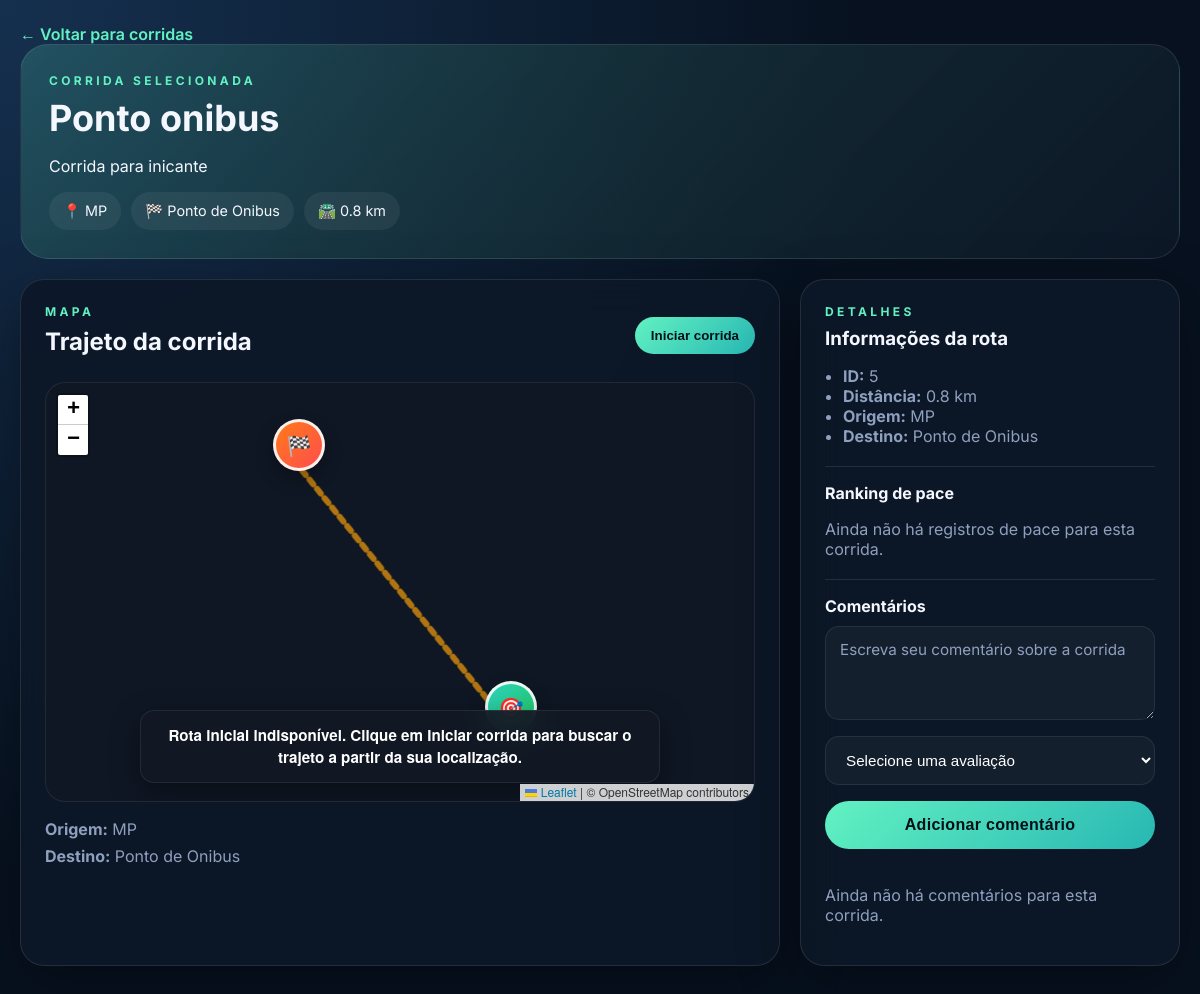
The page /corridas/5/ (signed in) on the database as committed earlier.
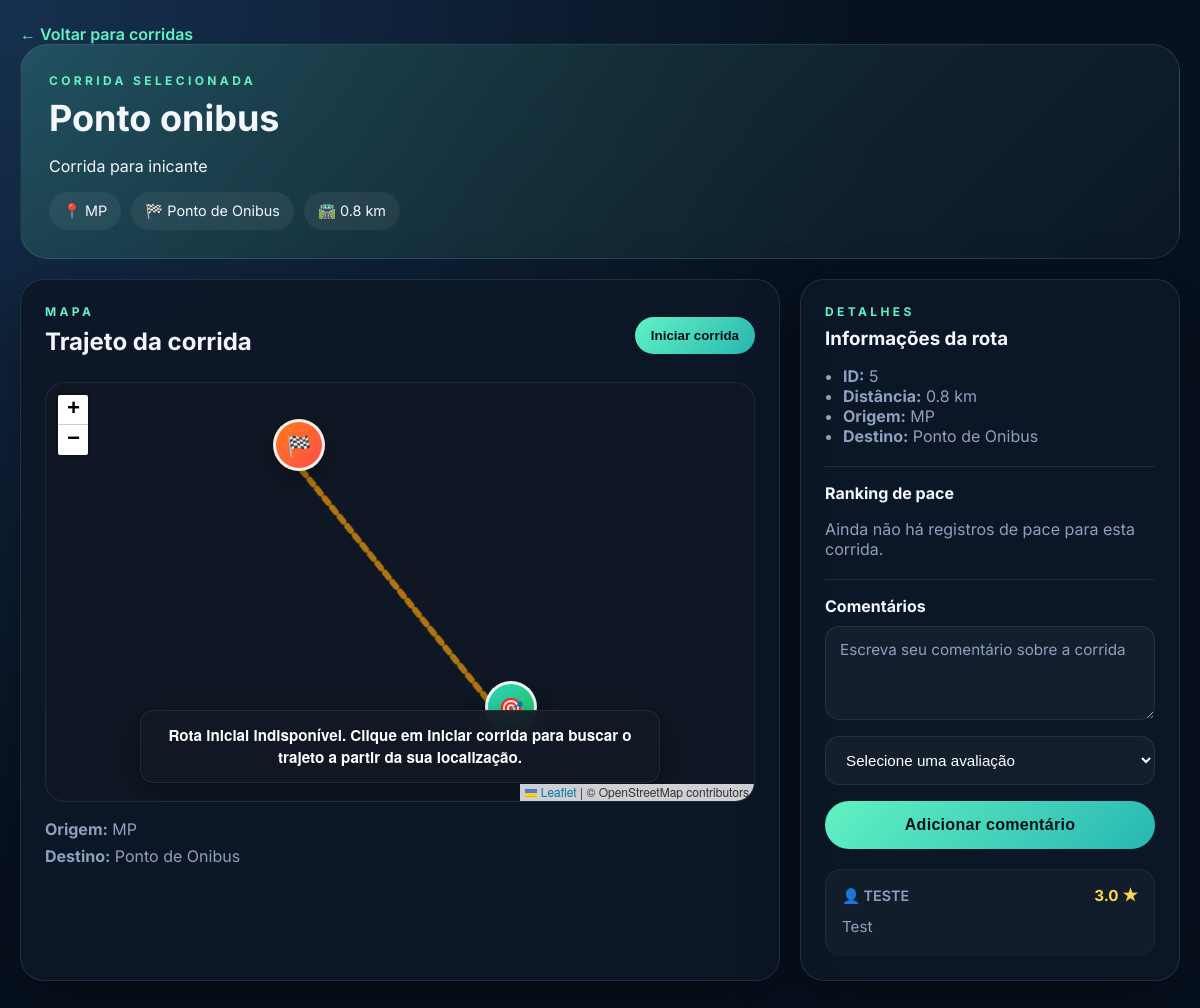
The same page on the database as committed later.
### corridas/models.py (models this page shows, shortened)
class ComentarioCorrida(models.Model):
    corrida = models.ForeignKey(
        Corrida,
        on_delete=models.CASCADE,
        related_name="comentarios"
    )
    comentario = models.TextField()
    avaliacao = models.FloatField()

class UsuarioComentario(models.Model):
    usuario = models.ForeignKey(
        usuario,
        on_delete=models.CASCADE,
        related_name="comentarios"
    )
    comentario = models.ForeignKey(
        ComentarioCorrida,
        on_delete=models.CASCADE,
        related_name="usuarios"
    )

class usuario(models.Model):
    nome = models.CharField(max_length=100)
    email = models.EmailField(unique=True)
    senha = models.CharField(max_length=100)
    admin = models.BooleanField(default=False)

### corridas/views.py (the view)
# urls.py: path('<int:corrida_id>/', views.corrida_detail, name='corrida_detail'),
def corrida_detail(request, corrida_id):
    if not is_authenticated_request(request):
        next_url = request.get_full_path()
        login_url = reverse("login")
        return redirect(f"{login_url}?{urlencode({'next': next_url})}")
    corrida = get_object_or_404(Corrida, id=corrida_id)
    comentarios = corrida.comentarios.all().order_by("-id")
    rankings = rankingPaceCorrida.objects.filter(corrida=corrida).select_related("usuario").order_by("pace", "id")
    return render(
        request,
        "corrida_detail.html",
        {
            "corrida": corrida,
            "comentarios": comentarios,
            "rankings": rankings,
            "google_maps_api_key": "",
        },
    )

### corridas/views.py (called while the page is built, shortened)
def is_authenticated_request(request):
    if request.session.get("access_token") or request.session.get("usuario_id"):
        token = request.session.get("access_token")
        if token:
            try:
                jwt.decode(token, JWT_SECRET, algorithms=["HS256"])
                return True
            except (jwt.ExpiredSignatureError, jwt.InvalidTokenError):
                return False
        return True

### corridas/templates/corrida_detail.html (shortened to what the changed rows need)
{% load static %}
<!DOCTYPE html>
<html lang="pt-BR">
<head>
    <link rel="stylesheet" href="https://unpkg.com/leaflet@1.9.4/dist/leaflet.css" />
    <link rel="stylesheet" href="{% static 'style.css' %}">
</head>
<body>
    <div class="page-shell detail-page">
        <section class="detail-hero">
            <div>
                <h1>{{ corrida.nome }}</h1>
            </div>
        </section>
        <section class="detail-grid">
            <article class="map-card">
                <div class="section-title-row">
                    <div>
                        <h2>Trajeto da corrida</h2>
                    </div>
                </div>
            </article>
            <aside class="info-card">
                <div class="comments-box">
                    <div id="comments-list" class="comments-list">
                        {% for comentario in comentarios %}
                        <div class="comment-item">
                            <div class="comment-header">
                                {% if comentario.usuarios.all %}
                                <span class="comment-user">
                                    👤 {{ comentario.usuarios.first.usuario.nome }}
                                </span>
                                {% endif %}
                                <span class="comment-stars">
                                    {{ comentario.avaliacao }} ★
                                </span>
                            </div>
                            <p class="comment-text">
                                {{ comentario.comentario }}
                            </p>
                        </div>
                        {% empty %}
                        <p class="muted">
                            Ainda não há comentários para esta corrida.
                        </p>
                        {% endfor %}
                    </div>
                </div>
            </aside>
        </section>
    </div>
</body>
</html>

Rows that differ between the two databases and show on the page:
added ComentarioCorrida: usuarios.first.usuario.nome "TESTE", avaliacao "3.0", comentario "Test"
Other text that changed with them:
text no longer shown: "Ainda não há comentários para esta corrida."
